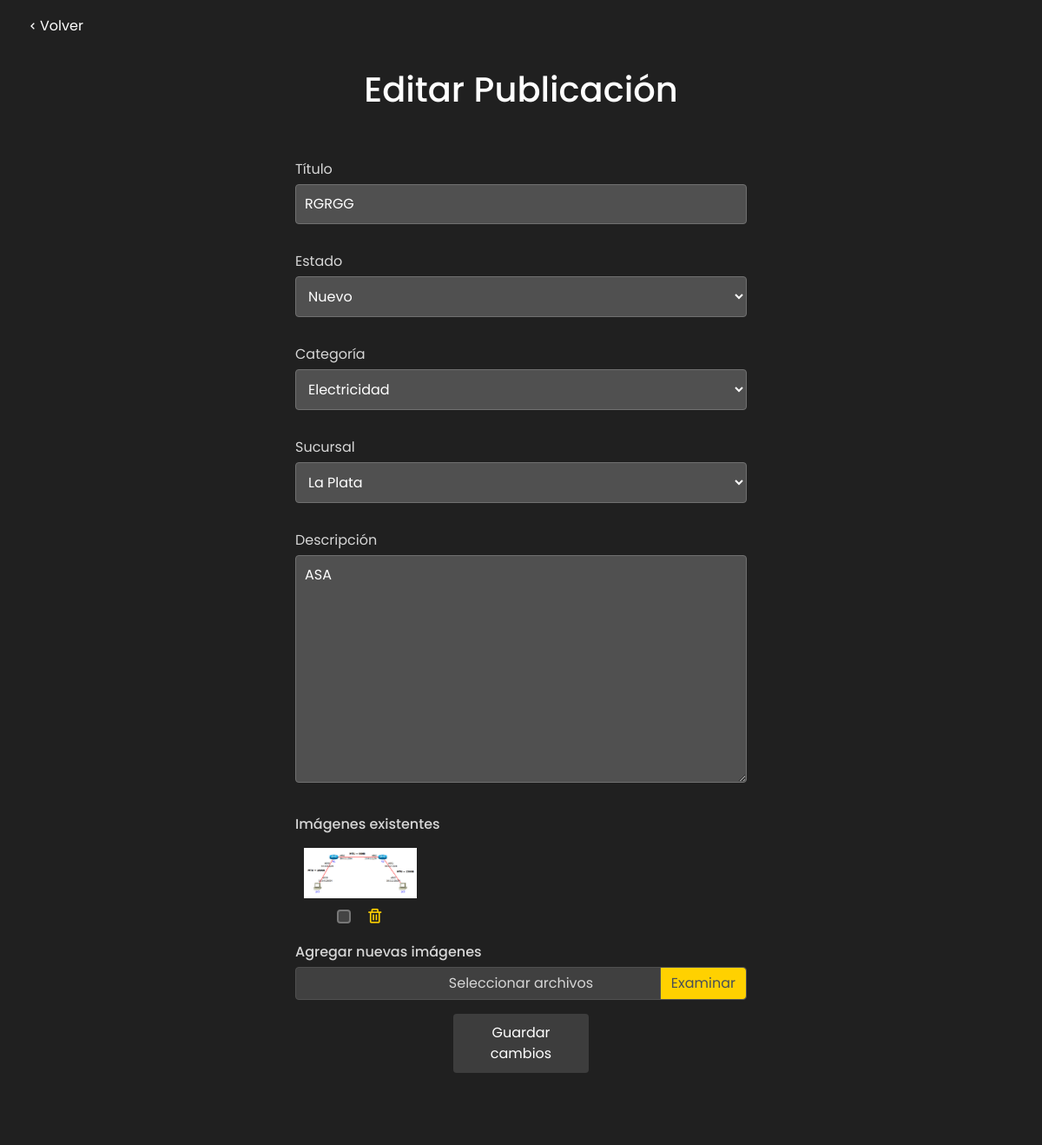
The page /publicacion/1/editar/ (signed in) on the database its author committed.
### vista_usuario/models.py (models this page shows, shortened)
class Publicacion(models.Model):
    NUEVO = 'nuevo'
    USADO = 'usado'
    ESTADOS_CHOICES = [
        (NUEVO, 'Nuevo'),
        (USADO, 'Usado'),
    ]
    CATEGORIA_CHOICES = [
        ('Electricidad', 'Electricidad'),
        ('Ferretería general', 'Ferretería general'),
        ('Construcción', 'Construcción'),
        ('Herramientas', 'Herramientas'),
        ('Jardinería', 'Jardinería'),
        ('Protección personal', 'Protección personal'),
    ]
    titulo = models.CharField(max_length=100)
    estado = models.CharField(max_length=10, choices=ESTADOS_CHOICES, default=NUEVO)
    categoria = models.CharField(max_length=50, choices=CATEGORIA_CHOICES)
    sucursal = models.ForeignKey(Sucursal, on_delete=models.SET_NULL, null=True)
    descripcion = models.TextField()
    autor = models.ForeignKey(User, on_delete=models.CASCADE)
    es_privada = models.BooleanField(default=False)
    parte_oferta = models.BooleanField(default=False)
    imagenes = models.ManyToManyField(
        'Imagen',
        related_name='publicaciones',
    )  # Relación ManyToMany con Imagen

class Imagen(models.Model):
    imagen = models.ImageField(upload_to='imagenes/')

### vista_administrador/models.py (models this page shows)
class Sucursal(models.Model):
    nombre = models.CharField(max_length=100)
    direccion = models.CharField(max_length=100)

### ferreplus/modulos/modulos_inicio_sesion.py (the view)
    def wrapper(request, *args, **kwargs):
        if not request.user.is_authenticated or request.user.is_staff or request.user.is_superuser:
            return HttpResponse("No tienes permiso para acceder a esta página.")
        return view_func(request, *args, **kwargs)

### vista_usuario/forms.py
class PublicacionForm(forms.ModelForm):
    def __init__(self, *args, **kwargs):
        super().__init__(*args, **kwargs)
        self.fields['titulo'].widget.attrs.update({'required': True})
        self.fields['estado'].widget.attrs.update({'required': True})
        self.fields['categoria'].widget.attrs.update({'required': True})
        self.fields['descripcion'].widget.attrs.update({'required': True})
    class Meta:
        model = Publicacion
        fields = ['titulo', 'estado', 'categoria', 'sucursal', 'descripcion']

### ferreplus/modulos/modulos_inicio_sesion.py (called while the page is built)
def normal_required(view_func):
    def wrapper(request, *args, **kwargs):
        if not request.user.is_authenticated or request.user.is_staff or request.user.is_superuser:
            return HttpResponse("No tienes permiso para acceder a esta página.")
        return view_func(request, *args, **kwargs)
    return wrapper

### vista_usuario/middelwares/middelware.py (called while the page is built)
    def __call__(self, request):
        response = self.get_response(request)
        if request.path == reverse('cerrar_sesion') and request.user.is_authenticated:
            return redirect('inicio')  # Redirige a la página de inicio después de cerrar sesión
        return response

### vista_usuario/modulos/modulos_publicacion.py (called while the page is built)
def render_editar_publicacion(request, form_publicacion, publicacion):
    return render(request, 'vista_usuario/editar_publicacion.html', {
        'form_publicacion': form_publicacion,
        'publicacion': publicacion,
        'sucursales': Sucursal.objects.all()
    })

### templates/vista_usuario/editar_publicacion.html (shortened to what this page needs)
<!DOCTYPE html>
<html>
<head>
    <link href="https://stackpath.bootstrapcdn.com/bootstrap/4.5.2/css/bootstrap.min.css" rel="stylesheet">
    <link href="https://cdn.jsdelivr.net/npm/bootstrap-icons@1.10.3/font/bootstrap-icons.css" rel="stylesheet">
    <link href='https://unpkg.com/boxicons@2.1.4/css/boxicons.min.css' rel='stylesheet'>
    {% load static %}
    <link rel="stylesheet" type="text/css" href="{% static 'css/editar_publicacion.css' %}">
</head>
<body>
    <div class="custom-container">
        <button id="BotonVolver" class="btn btn-secondary">
            <a href="{% url 'mis_publicaciones' %}">
                <i class='bx bx-chevron-left'><span>Volver</span></i>
            </a>
        </button>
    </div>
    <div class="container">
        <div class="mb-3 text-center">
            <h1>Editar Publicación</h1>
        </div>
        <form method="POST" enctype="multipart/form-data" class="text-left">
            <div class="form-group">
                <span>Título</span>
                {{ form_publicacion.titulo }}
            </div>
            <div class="form-group">
                <span>Estado</span>
                {{ form_publicacion.estado }}
            </div>
            <div class="form-group">
                <span>Categoría</span>
                {{ form_publicacion.categoria }}
            </div>
            <div class="form-group">
                <span>Sucursal</span>
                <select class="form-select" id="select" name="sucursal" required>
                    <option value="{{ publicacion.sucursal.id }}" selected>{{ publicacion.sucursal.nombre }}</option>
                </select>
            </div>
            <div class="form-group">
                <span>Descripción</span>
                {{ form_publicacion.descripcion }}
            </div>
            <div class="form-group">
                <h6>Imágenes existentes</h6>
                <div class="form-group" id="imagesContainer">
                    {% for imagen in publicacion.imagenes.all %}
                    <div class="imagen-container">
                        <img src="{{ imagen.imagen.url }}" alt="{{ imagen.imagen.name }}">
                        <div class="delete-checkbox-container">
                            <input type="checkbox" name="eliminar_imagenes" value="{{ imagen.pk }}" class="delete-checkbox-input">
                            <i class="bx bx-trash delete-checkbox-icon"></i>
                        </div>
                    </div>
                    {% endfor %}
                </div>
                <div class="form-group">
                    <h6>Agregar nuevas imágenes</h6>
                    <div class="custom-file">
                        <label class="custom-file-label" for="nuevas_imagenes">Seleccionar archivos</label>
                    </div>
                </div>
            <div class="form-group">
                <button type="submit" class="btn btn-outline-primary btn-lg btn-block">Guardar cambios</button>
            </div>
        </form>
    </div>
</body>
</html>

### ferreplus/static/css/editar_publicacion.css (style rules this page uses)
* { font-family: "Poppins", sans-serif; font-weight: 400; font-style: normal; box-sizing: border-box; }
body { min-height: 100%; background-color: #202020; }
.container { max-width: 800px; margin: 0 auto; padding: 20px; }
form { margin: 0 auto; text-align: left; max-width: 600px; margin-bottom: 20px; padding: 40px; background-color: #202020; border-color: #505050; color: #d6d6d6; }
.mb-3 { max-width: 500px; margin: 5px auto; color: #fff; }
.custom-container { margin-top: 10px; margin-left: 20px; }
.custom-container button { background-color: transparent; color: #ffffff; border: none; padding: 10px; border-radius: 8px; cursor: pointer; text-decoration: none; }
.custom-container button a { color: inherit; text-decoration: none; }
.custom-container button i { vertical-align: left; margin-right: 5px; }
.custom-container button span { vertical-align: top; }
label { display: block; margin-bottom: 5px; align-self: auto; text-align: center; }
input[type="text"], textarea, select { width: 100%; padding: 10px; margin-bottom: 15px; color: #ffff; background-color: #505050; border: 1px solid #707070; border-radius: 4px; box-sizing: border-box; }
button[type="submit"] { background-color: #4CAF50; color: white; padding: 10px 20px; border: none; border-radius: 4px; cursor: pointer; }
#imagesContainer { display: flex; flex-wrap: wrap; justify-content: flex-start; }
.imagen-container { display: flex; flex-direction: column; align-items: center; margin-right: 10px; padding: 20; }
.imagen-container img { padding: 10px; max-width: 150px; max-height: 150px; border-radius: 8px; border: none; }
.delete-checkbox-input { appearance: none; -webkit-appearance: none; -moz-appearance: none; width: 16px; height: 16px; border: 2px solid #777777; border-radius: 4px; background-color: #444444; outline: none; cursor: pointer; transition: background-color 0.3s ease; position: relative; }
.delete-checkbox-icon { font-size: 20px; color: #ffd100; margin-left: 8px; transition: color 0.3s ease; }
.btn.btn-outline-primary { width: 150px; margin: 0 auto; }
.btn.btn-outline-primary.btn-lg.btn-block { font-size: medium; background-color: #3d3d3d; border-color: #3d3d3d; color: #ffffff; transition: background-color 0.3s ease; width: 30%; }
.delete-checkbox-input { margin-right: 5px; }
.custom-file-input ~ .custom-file-label::after { content: "Examinar"; background-color: #ffd100; padding: 0.375rem 0.75rem; cursor: pointer; }
.custom-file-label { color: #d6d6d6; background-color: #404040; border-color: #505050; }

### rows shown on the page
Publicacion: titulo "RGRGG", estado "Nuevo", categoria "Electricidad", sucursal "La Plata", descripcion "ASA"
Imagen: imagen (picture)
